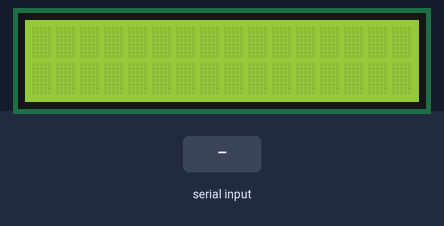
Recording of a sketch running on a simulated Arduino Uno, built with avr-gcc and run on an emulated ATmega328P. On the bench: 16×2 character LCD. The inputs (shaded band) are chosen by the test bench.

Above: at 1.2 s.
1.3 s: "1" received over Serial
At 2.6 s:
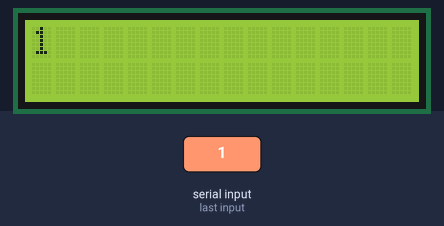
2.9 s: "0" received over Serial
At 4.0 s:
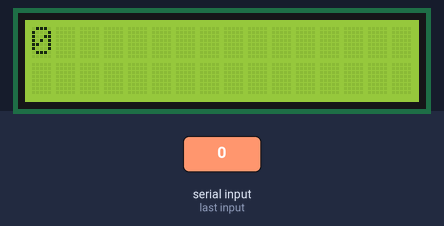
4.5 s: "2" received over Serial
At 5.2 s:
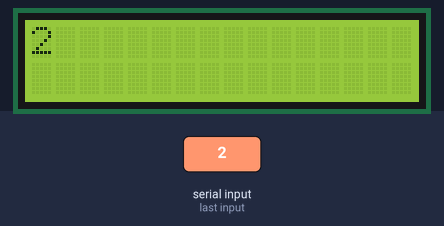
Timing chart, 0 to 7.5 s (numbered marks = the images above; inputs shaded):
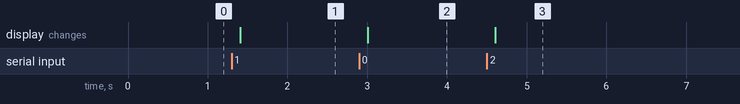

The sketch:

lcd_serialprint.ino
```cpp
// (licence header left out)
#include <Wire.h>
//#include <LCD.h>
#include <LiquidCrystal_I2C.h>

LiquidCrystal_I2C	lcd(0x27,2,1,0,4,5,6,7); // 0x27 is the I2C bus address of backpack by default

void setup()
{
  // activate LCD module
  lcd.begin (16,2); // for 16 x 2 LCD module
  lcd.setBacklightPin(3,POSITIVE);
  lcd.setBacklight(HIGH);
  Serial.begin(9600);
}

void loop()

{

  if (Serial.available())
  {
    delay(100);// wait a bit for the entire message to arrive
    lcd.clear();// clear the screen
    // read all the available characters
    while (Serial.available() > 0)
    {
      // display each character to the LCD
      lcd.write(Serial.read());
    }
  }
}
```

Measured:
- after the input at 1.3 s, the display: changes after 0.10 s (image 1)
- after the input at 2.9 s, the display: changes after 0.10 s (image 2)
- after the input at 4.5 s, the display: changes after 0.10 s (image 3)
